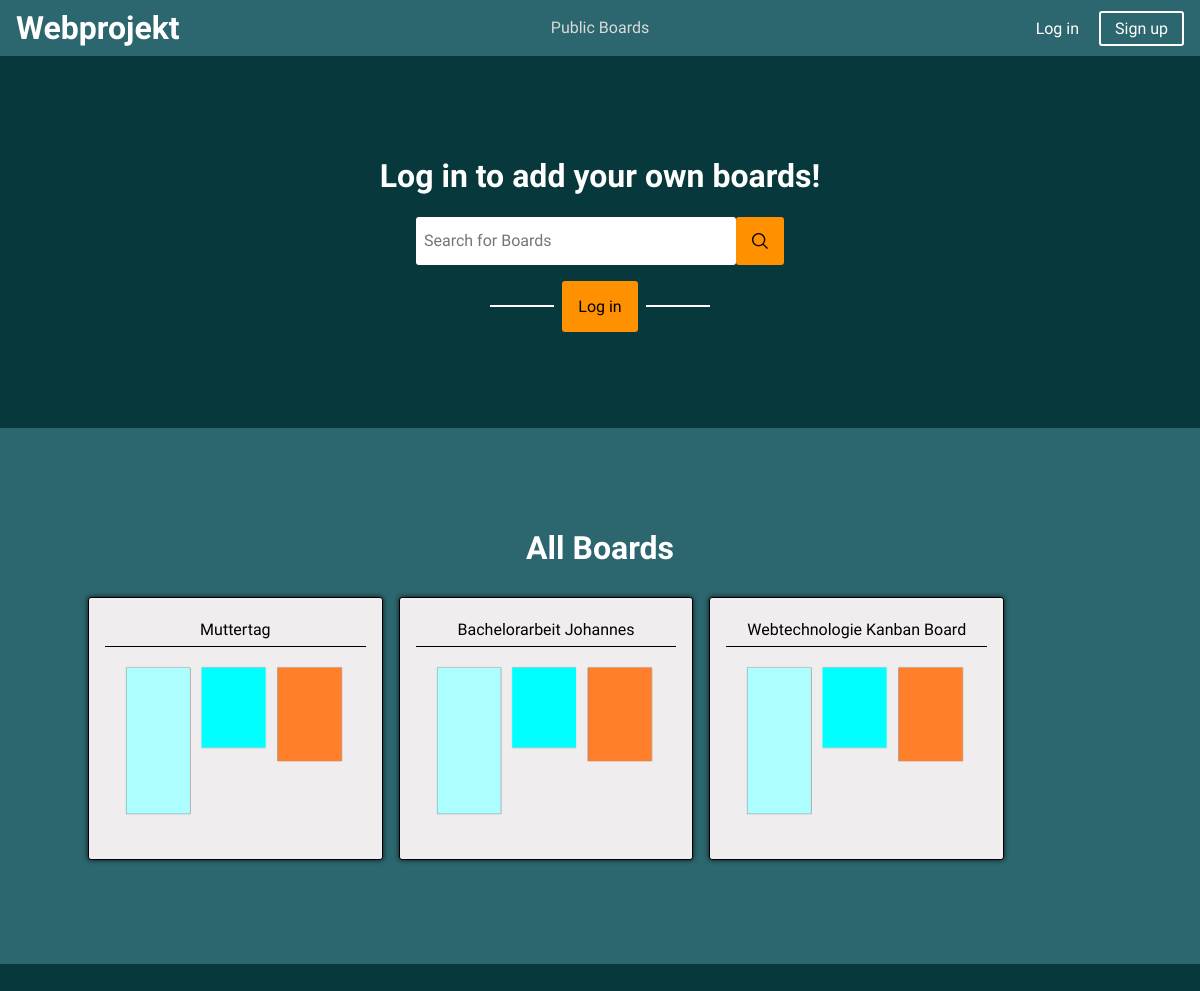
The page / on the database its author committed.
### base/models.py (models this page shows, shortened)
class Board(models.Model):
    owner = models.ForeignKey(User, on_delete=models.SET_NULL, null=True)
    name = models.CharField(max_length=200, null=True)
    description = models.TextField(null=True, blank=True)
    participants = models.ManyToManyField(User, related_name="participants", blank=True)
    updated = models.DateTimeField(auto_now=True, null=True)
    created = models.DateTimeField(auto_now_add=True, null=True)
    class Meta:
        ordering = ['-updated', '-created']

### base/views.py (the view)
# urls.py: path('', views.home, name='home'),
def home(request):
    page = 'home'
    query = request.GET.get('q')    #Search functionality über URL query
    if query:
        results = Board.objects.filter(name__icontains=query)
        boards = results
        try:
            myboards = results.filter(participants = request.user)
        except:
            myboards = ''   #if user is not loged in
    else:
        boards = Board.objects.all()
        try:
            myboards = Board.objects.filter(participants = request.user)
        except:
            myboards = ''   #if user is not loged in
    context = {'page': page, 'boards': boards, 'myboards': myboards, 'board':board}
    return render(request, 'base/home.html', context)

### base/templates/base/home.html (shortened to what this page needs)
<!DOCTYPE html>
{% load static %}
<html lang="en">
<head>
    <link rel='stylesheet'
        href='https://cdn-uicons.flaticon.com/uicons-regular-straight/css/uicons-regular-straight.css'>
    <link rel="stylesheet" href="{% static 'styles/app.css' %}">
</head>
<body>
    {% include 'navbar.html' %}
    <div class="content">
        <div id="back_color_my_boards">
            {% if request.user.is_authenticated %}
            <div class="board_overview" id="my_boards">
                <h1>My Boards</h1>
                <form class="search_container">
                    <input type="text" name="q" class="searchbar" placeholder="Search for Boards" />
                    <button type="submit" class="search_btn">
                        <img src="{% static 'Images/Icons/suche.svg' %}" alt="search">
                    </button>
                </form>
                <div class="board_preview_expand_container">
                    <div class="board_preview_expand_line"></div>
                    <div class="board_preview_expand" onclick="location.pathname = './create_board'">new board</div>
                    <div class="board_preview_expand_line"></div>
                </div>
                <div class="board_previews">
                    {% for board in myboards %}
                    {% include 'base/board_item.html' %}
                    {% endfor %}
                </div>
            </div>
        </div>
        {% else %}
        <div class="board_overview" id="my_boards">
            <h1>Log in to add your own boards!</h1>
            <form class="search_container">
                <input type="text" name="q" class="searchbar" placeholder="Search for Boards" />
                <button type="submit" class="search_btn">
                    <img src="{% static 'Images/Icons/suche.svg' %}" alt="search">
                </button>
            </form>
            <div class="board_preview_expand_container">
                <div class="board_preview_expand_line"></div>
                <div class="board_preview_expand" onclick="location.pathname = './login'">
                    Log in</div>
                <div class="board_preview_expand_line"></div>
            </div>
        </div>
        {% endif %}
        <div id="back_color_public_boards">
            <div class="board_overview" id="public_boards">
                <h1>All Boards</h1>
                <div class="board_previews">
                    {% for board in boards %}
                    {% include 'base/board_item.html' %}
                    {% endfor %}
                </div>
            </div>
        </div>
    </div>
    </div>
</body>
</html>

### base/templates/base/board_item.html
{% load static %}
<div class="board_preview" onclick="location.pathname = './board/{{board.id}}'">
    <div class="board_preview_title">{{board.name}}</div>
    <div class="board_preview_description">
        <img src="{% static 'Images/PreviewGraphic Board.png' %}" alt="">
    </div>
</div>

### static/styles/app.css (style rules this page uses)
html { background-color: rgb(10, 9, 12); background-color: rgb(7, 57, 60); background-color: rgb(44, 102, 110); background-color: rgb(144, 221, 240); background-color: rgb(240, 237, 238); margin: 0; padding: 0; }
* { scrollbar-width: 8px; scrollbar-color: #000000 #ffffff00; }
body { font-family: 'Signika', sans-serif; font-size: 16px; margin: 0; padding: 0; }
.content { position: absolute; top: 3.5rem; width: 100%; min-height: 100%; background-color: rgb(240, 237, 238); background-color: rgb(7, 57, 60); overflow: scroll; overflow-x: hidden; }
.board_overview { max-width: 100rem; margin: auto; padding: 5rem 5rem; outline: none; text-align: center; display: block; }
#public_boards { color: white; align-items: center; }
#back_color_my_boards { background-color: rgb(7, 57, 60); min-height: 100%; }
#back_color_public_boards { background-color: rgb(44, 102, 110); min-height: 100%; }
#my_boards { color: white; align-items: center; }
h1 { padding: 0; text-align: center; }
.search_container { display: flex; justify-content: center; min-width: 25rem; height: 3rem; margin: 0; font-size: 1rem; }
.search_btn { min-width: 1rem; min-height: 1rem; align-items: center; padding: 1rem; background-color: rgb(255, 145, 0); cursor: pointer; border-radius: 3px; border: none; }
.search_btn>img { height: 1rem; margin: auto; }
input, textarea, select { margin: 0; font-family: inherit; padding: 0 0.5rem; border: 1px solid black; border-radius: 3px; font-size: 1rem; line-height: 2.5rem; }
.searchbar { min-width: 20rem; display: inline-block; line-height: 2.5rem; border: none; }
.board_previews { display: grid; padding: 0.5rem; grid-template-columns: repeat(4, 1fr); margin: 1rem 0; gap: 1rem; }
.board_preview, .add_board { border: 1px solid black; background-color: rgb(240, 237, 238); border-radius: 3px; color: black; padding: 1rem; cursor: pointer; box-shadow: 0 0 5px rgb(0 0 0 / 0.8); transition: transform 0.2s; }
.board_preview_title, .add_board_title { border-bottom: 1px solid black; line-height: 2rem; }
.board_preview_description, .add_board_icon { text-align: center; vertical-align: middle; padding: 1rem; }
.board_preview_description>img, .add_board_icon>img { height: 10rem; }
.board_preview_expand_container { width: fit-content; display: flex; align-items: center; justify-content: center; text-align: center; gap: 0.5rem; cursor: pointer; margin: 1rem auto; transition: transform 0.2s; }
.board_preview_expand { padding: 1rem; border-radius: 3px; width: fit-content; background-color: rgb(255, 145, 0); color: black; }
.board_preview_expand_line { height: 1px; border: 1px solid white; width: 4rem; }
* { box-sizing: border-box; }

### rows shown on the page
Board: name "Muttertag"
Board: name "Bachelorarbeit Johannes"
Board: name "Webtechnologie Kanban Board"
